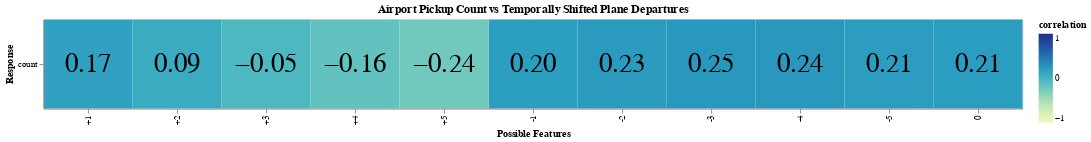

Notebook code for this chart:
### Code cell
corrMatrix1 = pickupCorrMatrix.copy()
corrMatrix1 = corrMatrix1[corrMatrix1['Possible Features'].str.contains("Departures")]
corrMatrix1['Possible Features'] = corrMatrix1['Possible Features'].apply(lambda x: rename_columns(x, "Pickups"))

plot_corr("Possible Features", "Response", "Airport Pickup Count vs Temporally Shifted Plane Departures")

### Figure 1 — Vega-Lite specification as saved in the notebook (floating-point values rounded to 4 significant figures)
{"config": {"view": {"continuousWidth": 400, "continuousHeight": 300}}, "layer": [{"mark": "rect", "encoding": {"color": {"type": "quantitative", "field": "correlation", "scale": {"domain": [-1, 1]}}, "x": {"type": "nominal", "field": "Possible Features"}, "y": {"type": "nominal", "field": "Response"}}, "height": {"step": 100}, "title": "Airport Pickup Count vs Temporally Shifted Plane Departures", "width": {"step": 100}}, {"mark": {"type": "text", "size": 30}, "encoding": {"color": {"condition": {"value": "white", "test": "datum.correlation > 0.5"}, "value": "black"}, "text": {"type": "quantitative", "field": "correlation", "format": ".2f"}, "x": {"type": "nominal", "field": "Possible Features"}, "y": {"type": "nominal", "field": "Response"}}, "height": {"step": 100}, "title": "Airport Pickup Count vs Temporally Shifted Plane Departures", "width": {"step": 100}}], "data": {"name": "data-e6b01c465983a48d47db1f3d68970115"}, "$schema": "https://vega.github.io/schema/vega-lite/v4.8.1.json", "datasets": {"data-e6b01c465983a48d47db1f3d68970115": [{"Possible Features": "0", "Response": "count", "correlation": 0.2104}, {"Possible Features": "+1", "Response": "count", "correlation": 0.1705}, {"Possible Features": "-1", "Response": "count", "correlation": 0.2007}, {"Possible Features": "+2", "Response": "count", "correlation": 0.0852}, {"Possible Features": "-2", "Response": "count", "correlation": 0.2262}, {"Possible Features": "+3", "Response": "count", "correlation": -0.04998}, {"Possible Features": "-3", "Response": "count", "correlation": 0.2462}, {"Possible Features": "+4", "Response": "count", "correlation": -0.1637}, {"Possible Features": "-4", "Response": "count", "correlation": 0.2446}, {"Possible Features": "+5", "Response": "count", "correlation": -0.2393}, {"Possible Features": "-5", "Response": "count", "correlation": 0.206}]}}
